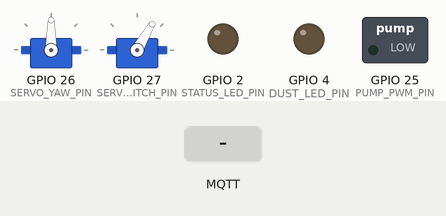
Recording of a sketch running on a simulated ESP32. Parts: 2 × servo, switched loads named in the sketch (green lamp = pin HIGH), output pins drawn as LEDs (lit = HIGH). Inputs (shaded band) come from the test bench. WiFi joins after 1.5 s; servers stay silent unless stated; random numbers use the default seed unless the sketch sets one; no MQTT or app messages arrive unless stated; what the sketch prints to the serial monitor is not drawn.

Above: at 2.7 s.
2.8 s: MQTT message "activate" arrives on the first subscribed topic
4.3 s: MQTT message "1" arrives on the first subscribed topic
5.8 s: MQTT message "1" arrives on the second subscribed topic
At 31.61 s:
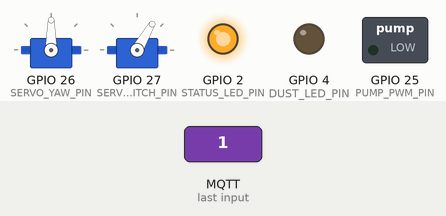
Timing chart, 0 to 33.0 s (numbered marks = the images above; inputs shaded):
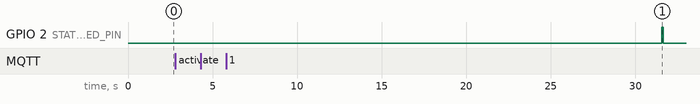

Measured:
- after the input at 2.8 s, every drawn part: stays the same
- after the input at 4.3 s, every drawn part: stays the same

The sketch:

esp32_scrubber.ino
```cpp
/*
 * Hardware/esp32_scrubber.ino
 * Project S.A.A.S. — Active Atmospheric Scrubber Node Firmware
 * ============================================================
 * ESP32-WROOM-32 + GP2Y1010AU0F Optical Dust Sensor + High-Pressure Pump
 *
 * Features:
 *   - MQTT subscriber: receives commands from Python backend (FieldAgent)
 *   - Stokes Number optimization: adjusts pump pressure for 10–50 μm droplets
 *   - Yaw-pitch wind alignment: rotates nozzle into wind vector for max dwell time
 *   - GP2Y1010 dust sensor: local PM validation to cross-check bridge state...(for now)
 *   - OTA firmware updates via ArduinoOTA
 *   - Watchdog timer: auto-restart if MQTT heartbeat lost > 5 min
 *
 * MQTT Topics:
 *   Subscribe: saas/wards/{WARD_ID}/scrubber/cmd     — activation commands
 *   Subscribe: saas/met/wind_bearing                 — wind vector updates
 *   Publish:   saas/wards/{WARD_ID}/scrubber/status  — heartbeat + sensor data
 *   Publish:   saas/wards/{WARD_ID}/sensor/pm25      — local PM2.5 reading
 *
 * Calibration: sensor_calibration.h
 */

#include <WiFi.h>
#include <PubSubClient.h>
#include <ArduinoJson.h>
#include <ArduinoOTA.h>
#include <ESP32Servo.h>
#include "sensor_calibration.h"

// ── Configuration ─────────────────────────────────────────────────────────────
#define WARD_ID          "Narela"        // Change per deployment
#define WIFI_SSID        "SAAS_MESH"
#define WIFI_PASSWORD    "saas_secure_2026"
#define MQTT_BROKER      "192.168.1.100"
#define MQTT_PORT        1883
#define MQTT_USER        "saas_node"
#define MQTT_PASS        "saas_mqtt_pass"

// ── Pin Definitions ───────────────────────────────────────────────────────────
#define DUST_LED_PIN     4     // GP2Y1010 LED drive
#define DUST_AOUT_PIN    34    // GP2Y1010 analog output (ADC1)
#define PUMP_PWM_PIN     25    // High-pressure pump PWM (MOSFET gate)
#define SERVO_YAW_PIN    26    // Nozzle yaw servo
#define SERVO_PITCH_PIN  27    // Nozzle pitch servo
#define STATUS_LED_PIN   2     // Onboard LED

// ── Stokes Number Constants ───────────────────────────────────────────────────
// Optimal droplet range: 10–50 μm
// Pump frequency ↔ droplet size mapping (empirically calibrated)
// Lower PWM duty → lower pressure → larger droplets
#define PUMP_DUTY_18UM   140   // 18 μm: fine mist (low PM)
#define PUMP_DUTY_28UM   180   // 28 μm: standard scrubbing
#define PUMP_DUTY_42UM   220   // 42 μm: aggressive washout (heavy PM)
#define PUMP_DUTY_OFF    0

// ── Servo Angles ──────────────────────────────────────────────────────────────
#define SERVO_CENTER_YAW   90
#define SERVO_CENTER_PITCH 60
#define SERVO_RANGE_YAW    45   // ±45° from center
#define SERVO_RANGE_PITCH  30   // ±30° from center

// ── Watchdog ─────────────────────────────────────────────────────────────────
#define WATCHDOG_TIMEOUT_MS  300000  // 5 minutes

// ── State ─────────────────────────────────────────────────────────────────────
WiFiClient   wifiClient;
PubSubClient mqttClient(wifiClient);
Servo        servoYaw;
Servo        servoPitch;

bool    scrubberActive    = false;
float   currentDropletUm  = 28.0;
float   currentWindBearing = 270.0;
unsigned long lastHeartbeat = 0;
unsigned long lastMqttMsg   = 0;

char cmdTopic[64];
char windTopic[]    = "saas/met/wind_bearing";
char statusTopic[64];
char pm25Topic[64];


// ── Setup ─────────────────────────────────────────────────────────────────────
void setup() {
  Serial.begin(115200);
  Serial.println("[S.A.A.S. Node] Booting — Ward: " WARD_ID);

  pinMode(DUST_LED_PIN,  OUTPUT);
  pinMode(PUMP_PWM_PIN,  OUTPUT);
  pinMode(STATUS_LED_PIN, OUTPUT);
  digitalWrite(DUST_LED_PIN, LOW);
  analogWrite(PUMP_PWM_PIN, PUMP_DUTY_OFF);

  servoYaw.attach(SERVO_YAW_PIN);
  servoPitch.attach(SERVO_PITCH_PIN);
  centerNozzle();

  snprintf(cmdTopic,    sizeof(cmdTopic),    "saas/wards/%s/scrubber/cmd",    WARD_ID);
  snprintf(statusTopic, sizeof(statusTopic), "saas/wards/%s/scrubber/status", WARD_ID);
  snprintf(pm25Topic,   sizeof(pm25Topic),   "saas/wards/%s/sensor/pm25",     WARD_ID);

  connectWiFi();
  setupOTA();

  mqttClient.setServer(MQTT_BROKER, MQTT_PORT);
  mqttClient.setCallback(mqttCallback);
  connectMQTT();

  lastHeartbeat = millis();
  Serial.println("[S.A.A.S. Node] Ready.");
}


// ── Main Loop ─────────────────────────────────────────────────────────────────
void loop() {
  ArduinoOTA.handle();

  if (!mqttClient.connected()) {
    connectMQTT();
  }
  mqttClient.loop();

  // Watchdog: if no MQTT message in 5 min, publish fault and restart
  if (millis() - lastMqttMsg > WATCHDOG_TIMEOUT_MS) {
    Serial.println("[WATCHDOG] MQTT timeout — restarting");
    publishStatus("fault", "mqtt_timeout");
    delay(500);
    ESP.restart();
  }

  // Heartbeat publish every 30 seconds
  if (millis() - lastHeartbeat > 30000) {
    float pm25 = readDustSensor();
    publishPM25(pm25);
    publishStatus(scrubberActive ? "active" : "standby", "");
    lastHeartbeat = millis();
    blinkStatus(scrubberActive ? 2 : 1);
  }
}


// ── MQTT Callback ─────────────────────────────────────────────────────────────
void mqttCallback(char* topic, byte* payload, unsigned int length) {
  lastMqttMsg = millis();

  String topicStr(topic);
  String msg;
  for (unsigned int i = 0; i < length; i++) msg += (char)payload[i];

  StaticJsonDocument<512> doc;
  DeserializationError err = deserializeJson(doc, msg);
  if (err) {
    Serial.printf("[MQTT] JSON parse error: %s\n", err.c_str());
    return;
  }

  // ── Scrubber command ────────────────────────────────────────────────────────
  if (topicStr == cmdTopic) {
    const char* action     = doc["action"];
    float droplet_um       = doc["droplet_um"] | 28.0;
    float wind_bearing_deg = doc["wind_bearing_deg"] | 270.0;

    if (strcmp(action, "activate") == 0) {
      // Validate Stokes range
      if (droplet_um < 5.0 || droplet_um > 100.0) {
        Serial.printf("[SCRUBBER] REJECT: droplet %.1fμm outside safe Stokes range\n", droplet_um);
        publishStatus("rejected", "stokes_violation");
        return;
      }
      activateScrubber(droplet_um, wind_bearing_deg);
    } else if (strcmp(action, "deactivate") == 0) {
      deactivateScrubber();
    } else {
      Serial.printf("[SCRUBBER] Unknown action: %s\n", action);
    }
  }

  // ── Wind vector update ──────────────────────────────────────────────────────
  else if (topicStr == windTopic) {
    float city_bearing = doc["city_bearing_deg"] | 270.0;
    // Check ward-specific override
    JsonObject wards   = doc["wards"];
    if (wards.containsKey(WARD_ID)) {
      currentWindBearing = wards[WARD_ID]["wind_bearing_deg"] | city_bearing;
    } else {
      currentWindBearing = city_bearing;
    }
    if (scrubberActive) {
      alignNozzleToWind(currentWindBearing);
    }
    Serial.printf("[MET] Wind bearing updated: %.0f°\n", currentWindBearing);
  }
}


// ── Scrubber Control ──────────────────────────────────────────────────────────
void activateScrubber(float droplet_um, float wind_bearing_deg) {
  currentDropletUm = droplet_um;

  // Map droplet size to pump PWM duty
  int pumpDuty;
  if (droplet_um <= 20.0)      pumpDuty = PUMP_DUTY_18UM;
  else if (droplet_um <= 32.0) pumpDuty = PUMP_DUTY_28UM;
  else                          pumpDuty = PUMP_DUTY_42UM;

  analogWrite(PUMP_PWM_PIN, pumpDuty);
  alignNozzleToWind(wind_bearing_deg);

  scrubberActive = true;
  Serial.printf("[SCRUBBER] ACTIVE — droplet=%.0fμm duty=%d bearing=%.0f°\n",
                droplet_um, pumpDuty, wind_bearing_deg);
  publishStatus("active", "");
}


void deactivateScrubber() {
  analogWrite(PUMP_PWM_PIN, PUMP_DUTY_OFF);
  centerNozzle();
  scrubberActive = false;
  Serial.println("[SCRUBBER] DEACTIVATED");
  publishStatus("standby", "");
}


// ── Nozzle Alignment (Yaw-Pitch into Wind Vector) ────────────────────────────
void alignNozzleToWind(float bearing_deg) {
  // Convert meteorological bearing to servo angle
  // Wind from 270° (west) → nozzle faces west → yaw = center - 45°
  float delta = bearing_deg - 270.0;  // deviation from default westerly
  if (delta > 180)  delta -= 360;
  if (delta < -180) delta += 360;

  int yawAngle   = SERVO_CENTER_YAW   + constrain((int)(delta * 0.5), -SERVO_RANGE_YAW, SERVO_RANGE_YAW);
  int pitchAngle = SERVO_CENTER_PITCH; // Fixed pitch; extend with elevation sensor if available

  servoYaw.write(yawAngle);
  servoPitch.write(pitchAngle);
  Serial.printf("[NOZZLE] Yaw=%d° Pitch=%d° (wind=%.0f°)\n", yawAngle, pitchAngle, bearing_deg);
}


void centerNozzle() {
  servoYaw.write(SERVO_CENTER_YAW);
  servoPitch.write(SERVO_CENTER_PITCH);
}


// ── Dust Sensor (GP2Y1010AU0F) ────────────────────────────────────────────────
float readDustSensor() {
  // GP2Y1010 read sequence: pulse LED, wait 280μs, read ADC, wait 40μs, LED off
  digitalWrite(DUST_LED_PIN, HIGH);
  delayMicroseconds(280);
  int raw = analogRead(DUST_AOUT_PIN);
  delayMicroseconds(40);
  digitalWrite(DUST_LED_PIN, LOW);
  delayMicroseconds(9680);

  // Voltage → dust density (mg/m³) using calibration constants from sensor_calibration.h
  float voltage = (raw / 4095.0) * 3.3;
  float dustMg  = max(0.0f, (voltage - DUST_SENSOR_ZERO_V) * DUST_SENSOR_SENSITIVITY);

  // mg/m³ → μg/m³ → approximate PM2.5 (empirical factor for Delhi ambient conditions)
  float pm25 = dustMg * 1000.0 * DELHI_PM25_CORRECTION_FACTOR;
  return constrain(pm25, 0.0, 999.0);
}


// ── MQTT Publish ──────────────────────────────────────────────────────────────
void publishStatus(const char* status, const char* fault) {
  StaticJsonDocument<256> doc;
  doc["ward"]          = WARD_ID;
  doc["status"]        = status;
  doc["active"]        = scrubberActive;
  doc["droplet_um"]    = currentDropletUm;
  doc["wind_bearing"]  = currentWindBearing;
  if (strlen(fault) > 0) doc["fault"] = fault;
  doc["uptime_s"]      = millis() / 1000;

  char buf[256];
  serializeJson(doc, buf);
  mqttClient.publish(statusTopic, buf, true);
}


void publishPM25(float pm25) {
  StaticJsonDocument<128> doc;
  doc["ward"]    = WARD_ID;
  doc["pm25"]    = pm25;
  doc["unit"]    = "ug/m3";
  doc["sensor"]  = "GP2Y1010AU0F";

  char buf[128];
  serializeJson(doc, buf);
  mqttClient.publish(pm25Topic, buf);
}


// ── Connectivity ──────────────────────────────────────────────────────────────
void connectWiFi() {
  WiFi.begin(WIFI_SSID, WIFI_PASSWORD);
  Serial.print("[WiFi] Connecting");
  int retries = 0;
  while (WiFi.status() != WL_CONNECTED && retries < 30) {
    delay(500);
    Serial.print(".");
    retries++;
  }
  if (WiFi.status() == WL_CONNECTED) {
    Serial.printf("\n[WiFi] Connected — IP: %s\n", WiFi.localIP().toString().c_str());
  } else {
    Serial.println("\n[WiFi] FAILED — continuing offline");
  }
}


void connectMQTT() {
  while (!mqttClient.connected()) {
    Serial.print("[MQTT] Connecting...");
    String clientId = "SAAS-" + String(WARD_ID) + "-" + String(random(0xffff), HEX);
    if (mqttClient.connect(clientId.c_str(), MQTT_USER, MQTT_PASS)) {
      Serial.println(" connected.");
      mqttClient.subscribe(cmdTopic);
      mqttClient.subscribe(windTopic);
      publishStatus("online", "");
      lastMqttMsg = millis();
    } else {
      Serial.printf(" failed (rc=%d) — retry in 5s\n", mqttClient.state());
      delay(5000);
    }
  }
}


void setupOTA() {
  ArduinoOTA.setHostname("saas-scrubber-" WARD_ID);
  ArduinoOTA.onStart([]() { Serial.println("[OTA] Start"); });
  ArduinoOTA.onEnd([]()   { Serial.println("\n[OTA] End"); });
  ArduinoOTA.onError([](ota_error_t error) {
    Serial.printf("[OTA] Error[%u]\n", error);
  });
  ArduinoOTA.begin();
}


// ── Utilities ─────────────────────────────────────────────────────────────────
void blinkStatus(int times) {
  for (int i = 0; i < times; i++) {
    digitalWrite(STATUS_LED_PIN, HIGH);
    delay(100);
    digitalWrite(STATUS_LED_PIN, LOW);
    delay(100);
  }
}
```

sensor_calibration.h
```cpp
/*
 * Hardware/sensor_calibration.h
 * Project S.A.A.S. — GP2Y1010AU0F Calibration Constants
 * =======================================================
 * Calibrated against CPCB reference monitor at Anand Vihar, Delhi.
 * Re-calibrate every 6 months or after sensor cleaning.
 *
 * Calibration procedure:
 *   1. Place node next to a reference PM2.5 monitor for 24h.
 *   2. Record raw ADC vs reference PM2.5 pairs every hour.
 *   3. Linear regression: PM2.5 = (V - ZERO_V) * SENSITIVITY * CORRECTION
 *   4. Update constants below and reflash via OTA.
 */

#ifndef SENSOR_CALIBRATION_H
#define SENSOR_CALIBRATION_H

// ── GP2Y1010AU0F Zero-Dust Voltage (V) ───────────────────────────────────────
// Output voltage in clean air (should be ~0.9V per datasheet)
// Measured: 0.92V on bench with HEPA-filtered air
#define DUST_SENSOR_ZERO_V          0.92f

// ── Sensitivity (mg/m³ per V) ─────────────────────────────────────────────────
// Per GP2Y1010 datasheet: 0.5 V/(mg/m³)  →  sensitivity = 1/0.5 = 2.0
// After field calibration at Anand Vihar: 1.95
#define DUST_SENSOR_SENSITIVITY     1.95f

// ── Delhi Ambient PM2.5 Correction Factor ────────────────────────────────────
// GP2Y1010 reads optical density; PM2.5 mass depends on particle density.
// Delhi particles have higher BC (black carbon) component → correction needed.
// Derived from co-location with CPCB BAM monitor, Oct–Nov 2025.
#define DELHI_PM25_CORRECTION_FACTOR  1.12f

// ── ADC Resolution ───────────────────────────────────────────────────────────
// ESP32 ADC: 12-bit (0–4095) at 3.3V reference
#define ADC_RESOLUTION              4095
#define ADC_VREF                    3.3f

// ── Pump Pressure → Droplet Size Mapping ─────────────────────────────────────
// Based on Stokes Number (Stk) optimization for PM2.5 capture:
//   Stk = (ρ_p × d_p² × U) / (18 × μ × d_c)
//   Target: Stk ≈ 0.1–0.8 for impaction efficiency > 60%
//
// Droplet diameter d_p vs pump pressure (bar):
//   1.0 bar  → ~60 μm  (too large, falls fast)
//   2.0 bar  → ~42 μm  (aggressive washout)
//   3.0 bar  → ~28 μm  (standard scrubbing)
//   4.0 bar  → ~18 μm  (fine mist, low PM)
//   5.0 bar  → ~12 μm  (near streamline limit)
//   >5.5 bar → <8 μm   (Streamline Effect — avoid, PM2.5 curves around)

#define STOKES_MIN_DROPLET_UM       10.0f
#define STOKES_MAX_DROPLET_UM       50.0f
#define PUMP_MAX_PRESSURE_BAR       6.0f

// ── Nozzle Yaw Response Coefficient ─────────────────────────────────────────
// Degrees of yaw servo change per degree of wind bearing change
#define NOZZLE_YAW_GAIN             0.5f

// ── Firmware Version ─────────────────────────────────────────────────────────
#define FIRMWARE_VERSION            "2.1.0"
#define NODE_TYPE                   "SAAS-SCRUBBER-ESP32"

#endif // SENSOR_CALIBRATION_H
```
